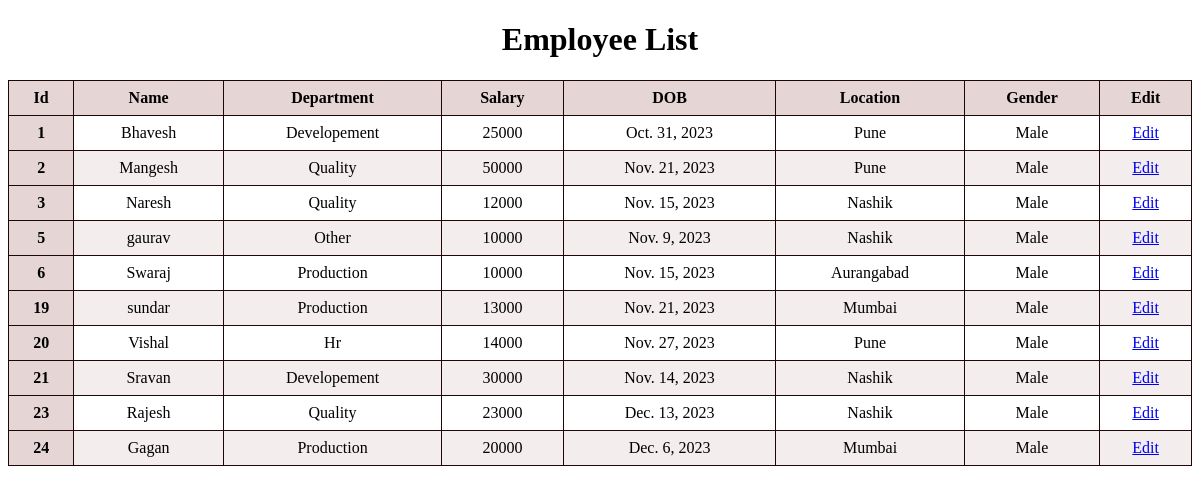
Page /all_emp/ on the committed database.
### emp_details/models.py (models this page shows, shortened)
class emp(models.Model):
    emp_name = models.CharField(max_length=20)
    department = models.CharField(max_length=30)
    salary = models.IntegerField()
    DOB = models.DateField()
    location = models.CharField(max_length=30)
    gender = models.CharField(max_length=10)

### emp_details/views.py (the view)
# urls.py: path("all_emp/",views.all_emp_data,name='all_emp_data'),
def all_emp_data(request):
    data = emp.objects.all()
    return render(request, 'emp_data.html',context={'data':data})

### templates/emp_data.html (shortened to what this page needs)
<!DOCTYPE html>
<html lang="en">
<head>
</head>
<body>
    <h1 style="text-align: center;">Employee List</h1>
    <table class="table table-striped table-dark">
        <thead>
          <tr>
            <th>Id</th>
            <th>Name</th>
            <th>Department</th>
            <th>Salary</th>
            <th>DOB</th>
            <th>Location</th>
            <th>Gender</th>
            <th>Edit</th>
          </tr>
        </thead>
        <tbody>
        {% for d in data %}
          <tr>
            <th scope="row">{{d.id}}</th>
            <td>{{d.emp_name}}</td>
            <td>{{d.department}}</td>
            <td>{{d.salary}}</td>
            <td>{{d.DOB}}</td>
            <td>{{d.location}}</td>
            <td>{{d.gender}}</td>
            <td><a type="button" href="/update/{{d.id}}" btn btn-outline-primary">Edit</a></td>
          </tr>
        {% endfor %}
        </tbody>
      </table>
</body>
</html>

### templates/emp_data.html (style rules this page uses)
table { border-collapse: collapse; width: 100%; }
th, td { border: 1px solid #200707; text-align: left; padding: 8px; text-align: center; }
th { background-color: #e6d5d5; }
tr:nth-child(even) { background-color: #f3eded; }

### rows in the picture
emp: id "1", emp_name "Bhavesh", department "Developement", salary "25000", DOB "Oct. 31, 2023", location "Pune", gender "Male"
emp: id "2", emp_name "Mangesh", department "Quality", salary "50000", DOB "Nov. 21, 2023", location "Pune", gender "Male"
emp: id "3", emp_name "Naresh", department "Quality", salary "12000", DOB "Nov. 15, 2023", location "Nashik", gender "Male"
emp: id "5", emp_name "gaurav", department "Other", salary "10000", DOB "Nov. 9, 2023", location "Nashik", gender "Male"
emp: id "6", emp_name "Swaraj", department "Production", salary "10000", DOB "Nov. 15, 2023", location "Aurangabad", gender "Male"
emp: id "19", emp_name "sundar", department "Production", salary "13000", DOB "Nov. 21, 2023", location "Mumbai", gender "Male"
emp: id "20", emp_name "Vishal", department "Hr", salary "14000", DOB "Nov. 27, 2023", location "Pune", gender "Male"
emp: id "21", emp_name "Sravan", department "Developement", salary "30000", DOB "Nov. 14, 2023", location "Nashik", gender "Male"
emp: id "23", emp_name "Rajesh", department "Quality", salary "23000", DOB "Dec. 13, 2023", location "Nashik", gender "Male"
emp: id "24", emp_name "Gagan", department "Production", salary "20000", DOB "Dec. 6, 2023", location "Mumbai", gender "Male"
